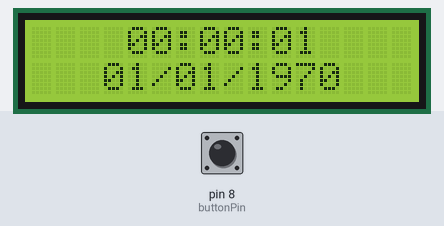
The sketch below on a simulated Arduino Uno, built with avr-gcc and run on an emulated ATmega328P. Shown: 16×2 character LCD. The test bench sets the inputs (shaded band); at power-on: pin 8 (buttonPin) LOW. What the sketch prints to the serial monitor is not drawn.

Above: at 10.2 s.
10.3 s: pin 8 (buttonPin) pulled HIGH for 0.15 s
At 10.6 s:
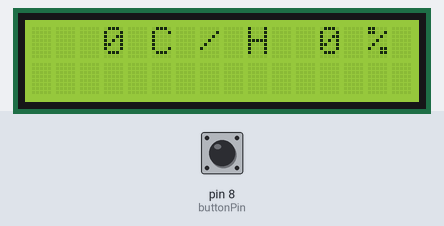
11.9 s: pin 8 (buttonPin) pulled HIGH for 1 s
At 12.8 s:
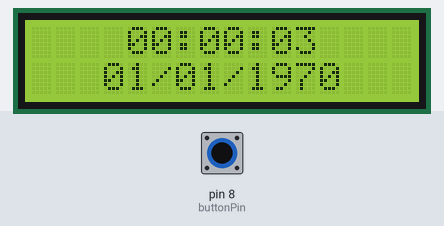
14.4 s: pin 8 (buttonPin) pulled HIGH for 3.2 s
At 14.9 s:
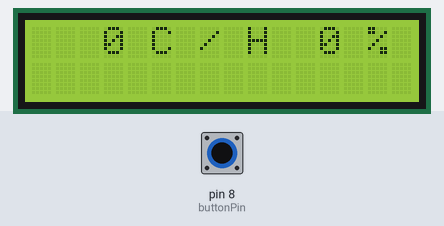
Timing chart, 0 to 17.4 s (numbered marks = the images above; inputs shaded):
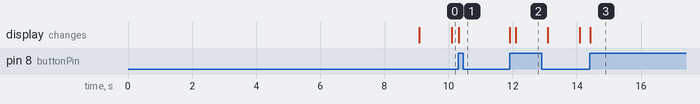

The sketch:

timer.ino
```cpp
#include <Time.h>
#include <TimeLib.h>
#include <LiquidCrystal.h>
#include <stdio.h>

const int buttonPin = 8;
const int serialSize = 64; // primeiro é temp, seg é umidade, terceiro timestamp, quarto string ate \0
const int rs = 12, en = 11, d4 = 5, d5 = 4, d6 = 3, d7 = 2;
LiquidCrystal lcd(rs, en, d4, d5, d6, d7);

int buttonState = HIGH;
int reading;
int previous = LOW;
int segundo = 0;
int minuto = 0;

time_t lastTime;
long timer = 0;
long debounce = 200;

// [0] byte temperatura, [1] byte umidade, [2-9] long timestamp, [10 até \0] string previsão do tempo.
byte serialData[serialSize] = {10,20,0,0,0,0,0,0,0,0,' ',' ',' ',' ',' ',' ',' ',' ',' ',' ',' ',' ',' ','\0'};

boolean readSerial = true;
boolean tempScreen = false;

void setup() {
  pinMode(buttonPin, INPUT);
  Serial.begin(9600);
  lcd.begin(16, 2);
  loading_screen();
  delay(5000);
  read_serial();
  delay(2000);
  read_serial();
}

void loading_screen() {

  lcd.setCursor(0,0);
  lcd.print("Arduweather   SD");
  lcd.setCursor(0,1);
  lcd.print("Loading      ...");

}

void switch_screen(){

  reading = digitalRead(buttonPin);

  if(reading == HIGH && previous == LOW && millis() - timer > debounce){
    if(buttonState == HIGH) {
      buttonState = LOW;
      tempScreen = true;
    } else {
      buttonState = HIGH;
      tempScreen = false;
    }
    timer = millis();
  }
  if(tempScreen == true){
    temperature_screen();
  }
  else{
    data_screen();
  }
  previous = reading;

}

void temperature_screen(){

  char c[16] = "                ";
  lcd.setCursor(0, 0);
  sprintf(c, " %3d C / H %2d %% ", serialData[0], serialData[1]);
  lcd.print(c);

  lcd.setCursor(0, 1);
  int i;
  for (i = 0; i < 16 && serialData[i + 10] != '\0'; i++)
    lcd.write(serialData[i + 10]);
  for (; i < 16; i++)
    lcd.write(' ');

}

void data_screen(){

  time_t t = now();
  int sec = second(t);
  int minu = minute(t);
  int h = hour(t);
  int dia = day(t);
  int mes = month(t);
  int ano = year(t);
  char c[16];
  lcd.setCursor(0, 0);
  sprintf(c, "    %02d:%02d:%02d    ", h, minu, sec);
  lcd.print(c);
  lcd.setCursor(0, 1);
  sprintf(c, "   %02d/%02d/%04d   ", dia, mes, ano);
  lcd.print(c);

}

void update_data(int8_t data[]) {

  int64_t value =  (int64_t)serialData[2] << 56 |
                   (int64_t)serialData[3] << 48 |
                   (int64_t)serialData[4] << 40 |
                   (int64_t)serialData[5] << 32 |
                   (int64_t)serialData[6] << 24 |
                   (int64_t)serialData[7] << 16 |
                   (int64_t)serialData[8] << 8  |
                   (int64_t)serialData[9];

  time_t t = value;
  setTime(t);

}

bool read_serial(){
  Serial.print(1);

  for (int i = 0; i < 64; i++)
    serialData[i] = 0;

  int n = Serial.readBytesUntil('\n', serialData, 64);
  for (int i = 0; i < 64; i++)
    Serial.print(serialData[i]);
  update_data(serialData);
  return true;
}

void loop() {

  time_t t = now();
  if (t - lastTime > 3600) {
    read_serial();
    lastTime = t;
  }

  switch_screen();

}
```

Measured:
- after the input at 10.3 s, the display: changes at once (image 1)
- after the input at 11.9 s, the display: first changes at once (image 2 shows a later state)
- after the input at 14.4 s, the display: changes at once (image 3)
